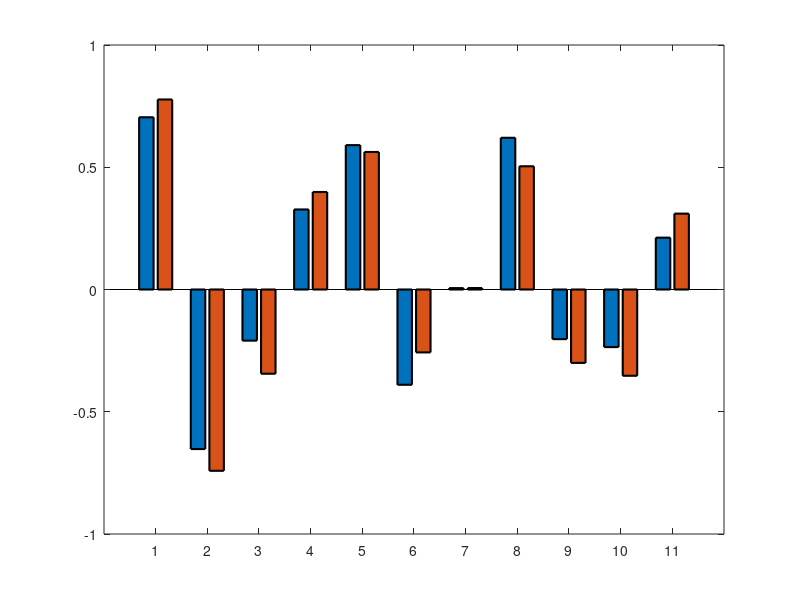

Reproduce this figure in MATLAB. (Note: this script raises an error after producing the figure.)
%% Paired PRCC-style bar plot
% Customizable bar heights for two conditions

clear; clc; close all;

%% ---------------------- USER INPUTS ------------------------------------
% Parameter labels (LaTeX allowed)
param_labels = { ...
    'k_{OI}', 'k_{IO}', 'k_{IG}', 'k_G', ...
    '\eta_O', '\eta_G', 'k_R', 'k_B', 'F', 'V_P', 'V_B'};

% Bar heights for set 1 (e.g. IPL AUC)
vals1 = [ ...
     0.7044,  -0.652497,  -0.20916,  0.327356,  0.590454, -0.389664, ...
     0.00566653,  0.620522,  -0.202995,  -0.235567,  0.212053];

% Bar heights for set 2 (e.g. IPL AUC, or GCL AUC)
vals2 = [ ...
     0.77716,  -0.741526,  -0.344499, 0.39878,  0.562454, -0.257293, ...
     0.0059392,  0.503991,  -0.300179, -0.352824,  0.310323];

% Titles / legend text
plot_title   = 'Sensitivity of IPL to Extended Model Parameters';
legend_names = {'IPL Density at 48 h','IPL AUC'};

%% ---------------------- BUILD GROUPED BAR DATA -------------------------
vals1 = vals1(:);
vals2 = vals2(:);

if numel(vals1) ~= numel(param_labels) || numel(vals2) ~= numel(param_labels)
    error('vals1, vals2, and param_labels must have the same length.');
end

Y = [vals1 vals2];    % N x 2 matrix for grouped bars

%% ---------------------- PLOT -------------------------------------------
fig = figure('Color','w','Position',[100 100 900 360]);

% Grouped bar chart
h = bar(Y, 'grouped', 'LineWidth', 1.5);
hold on;

col1 = [ 39 173  80]/255;  % darker green
col2 = [122 204 135]/255;  % lighter green

h(1).FaceColor = col1;
h(2).FaceColor = col2;

% Axis style
set(gca, 'XTick', 1:numel(param_labels), ...
         'XTickLabel', param_labels, ...
         'XTickLabelRotation', 45, ...
         'FontWeight', 'bold', ...
         'LineWidth', 1.5, ...
         'TickDir', 'out', ...
         'Box', 'off');

ylim([-1 1]);
yline(0, 'k-', 'LineWidth', 1.2);

ylabel('PRCC', 'FontWeight', 'bold');
title(plot_title, 'FontWeight', 'bold');

%% ---------------------- Legend inside plot, under title -------------------------
% Create legend first
leg = legend(h, legend_names, ...
    'Orientation','horizontal', ...
    'FontWeight','bold', ...
    'Box','off');

% Move legend into top-center of axes (inside plot area)
leg.Units = 'normalized';
leg.Position = [0.67, 0.87, 0.30, 0.05];  
% [x_center, y, width, height]

% Improve title spacing so legend fits nicely below it
title(plot_title, 'FontWeight','bold', 'Units','normalized', 'Position',[0.5, 1.07, 0]);

% Tighten axes to avoid shifting downward
set(gca, 'Position', [0.07 0.18 0.90 0.70]); 
